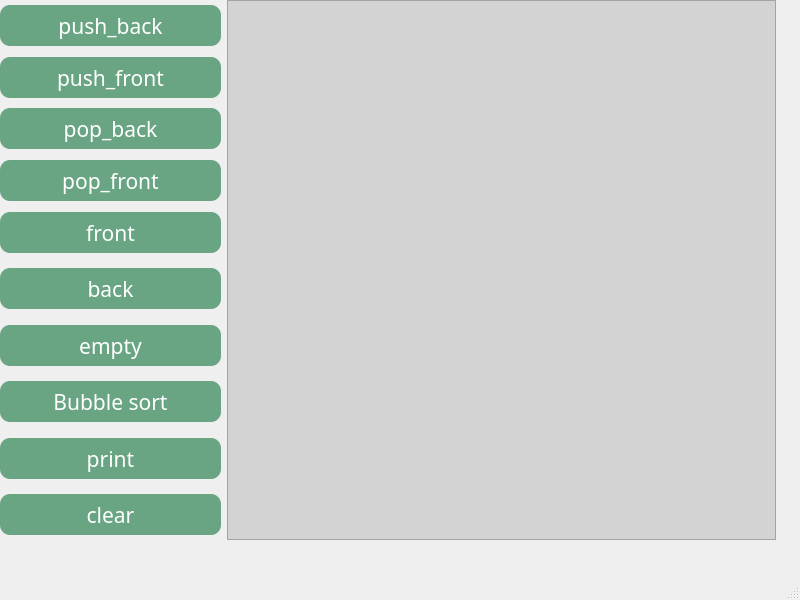
<?xml version="1.0" encoding="UTF-8"?>
<ui version="4.0">
 <class>MainWindow</class>
 <widget class="QMainWindow" name="MainWindow">
  <property name="geometry">
   <rect>
    <x>0</x>
    <y>0</y>
    <width>800</width>
    <height>600</height>
   </rect>
  </property>
  <property name="font">
   <font>
    <family>Futura</family>
   </font>
  </property>
  <property name="windowTitle">
   <string>MainWindow</string>
  </property>
  <widget class="QWidget" name="centralwidget">
   <widget class="QWidget" name="layoutWidget">
    <property name="geometry">
     <rect>
      <x>0</x>
      <y>0</y>
      <width>776</width>
      <height>540</height>
     </rect>
    </property>
    <layout class="QFormLayout" name="formLayout">
     <item row="0" column="0">
      <layout class="QVBoxLayout" name="verticalLayout">
       <item alignment="Qt::AlignHCenter|Qt::AlignVCenter">
        <widget class="QPushButton" name="On_push_back">
         <property name="minimumSize">
          <size>
           <width>221</width>
           <height>41</height>
          </size>
         </property>
         <property name="maximumSize">
          <size>
           <width>221</width>
           <height>41</height>
          </size>
         </property>
         <property name="font">
          <font>
           <family>Sans</family>
           <pointsize>16</pointsize>
           <italic>false</italic>
           <fontweight>Medium</fontweight>
          </font>
         </property>
         <property name="styleSheet">
          <string notr="true">background-color: rgb(105, 165, 131);
color: rgb(255, 255, 255);
font: 500 16pt &quot;Sans&quot;;
border-radius: 10px;
padding: 6px;</string>
         </property>
         <property name="text">
          <string>push_back</string>
         </property>
        </widget>
       </item>
       <item>
        <widget class="QPushButton" name="On_push_front">
         <property name="minimumSize">
          <size>
           <width>221</width>
           <height>41</height>
          </size>
         </property>
         <property name="maximumSize">
          <size>
           <width>221</width>
           <height>41</height>
          </size>
         </property>
         <property name="font">
          <font>
           <family>Sans</family>
           <pointsize>16</pointsize>
           <italic>false</italic>
           <fontweight>Medium</fontweight>
          </font>
         </property>
         <property name="styleSheet">
          <string notr="true">background-color: rgb(105, 165, 131);
color: rgb(255, 255, 255);
font: 500 16pt &quot;Sans&quot;;
border-radius: 10px;
padding: 6px;</string>
         </property>
         <property name="text">
          <string>push_front</string>
         </property>
        </widget>
       </item>
       <item alignment="Qt::AlignHCenter|Qt::AlignVCenter">
        <widget class="QPushButton" name="On_pop_back">
         <property name="minimumSize">
          <size>
           <width>221</width>
           <height>41</height>
          </size>
         </property>
         <property name="maximumSize">
          <size>
           <width>221</width>
           <height>41</height>
          </size>
         </property>
         <property name="font">
          <font>
           <family>Sans</family>
           <pointsize>16</pointsize>
           <italic>false</italic>
           <fontweight>Medium</fontweight>
          </font>
         </property>
         <property name="styleSheet">
          <string notr="true">background-color: rgb(105, 165, 131);
color: rgb(255, 255, 255);
font: 500 16pt &quot;Sans&quot;;
border-radius: 10px;
padding: 6px;</string>
         </property>
         <property name="text">
          <string>pop_back</string>
         </property>
        </widget>
       </item>
       <item>
        <widget class="QPushButton" name="On_pop_front">
         <property name="minimumSize">
          <size>
           <width>221</width>
           <height>41</height>
          </size>
         </property>
         <property name="maximumSize">
          <size>
           <width>221</width>
           <height>41</height>
          </size>
         </property>
         <property name="font">
          <font>
           <family>Sans</family>
           <pointsize>16</pointsize>
           <italic>false</italic>
           <fontweight>Medium</fontweight>
          </font>
         </property>
         <property name="styleSheet">
          <string notr="true">background-color: rgb(105, 165, 131);
color: rgb(255, 255, 255);
font: 500 16pt &quot;Sans&quot;;
border-radius: 10px;
padding: 6px;</string>
         </property>
         <property name="text">
          <string>pop_front</string>
         </property>
        </widget>
       </item>
       <item alignment="Qt::AlignHCenter|Qt::AlignVCenter">
        <widget class="QPushButton" name="On_front">
         <property name="minimumSize">
          <size>
           <width>221</width>
           <height>41</height>
          </size>
         </property>
         <property name="maximumSize">
          <size>
           <width>221</width>
           <height>41</height>
          </size>
         </property>
         <property name="font">
          <font>
           <family>Sans</family>
           <pointsize>16</pointsize>
           <italic>false</italic>
           <fontweight>Medium</fontweight>
          </font>
         </property>
         <property name="styleSheet">
          <string notr="true">background-color: rgb(105, 165, 131);
color: rgb(255, 255, 255);
font: 500 16pt &quot;Sans&quot;;
border-radius: 10px;
padding: 6px;</string>
         </property>
         <property name="text">
          <string>front</string>
         </property>
        </widget>
       </item>
       <item alignment="Qt::AlignHCenter|Qt::AlignVCenter">
        <widget class="QPushButton" name="On_back">
         <property name="minimumSize">
          <size>
           <width>221</width>
           <height>41</height>
          </size>
         </property>
         <property name="maximumSize">
          <size>
           <width>221</width>
           <height>41</height>
          </size>
         </property>
         <property name="font">
          <font>
           <family>Sans</family>
           <pointsize>16</pointsize>
           <italic>false</italic>
           <fontweight>Medium</fontweight>
          </font>
         </property>
         <property name="styleSheet">
          <string notr="true">background-color: rgb(105, 165, 131);
color: rgb(255, 255, 255);
font: 500 16pt &quot;Sans&quot;;
border-radius: 10px;
padding: 6px;</string>
         </property>
         <property name="text">
          <string>back</string>
         </property>
        </widget>
       </item>
       <item alignment="Qt::AlignHCenter|Qt::AlignVCenter">
        <widget class="QPushButton" name="On_Empty">
         <property name="minimumSize">
          <size>
           <width>221</width>
           <height>41</height>
          </size>
         </property>
         <property name="maximumSize">
          <size>
           <width>221</width>
           <height>41</height>
          </size>
         </property>
         <property name="font">
          <font>
           <family>Sans</family>
           <pointsize>16</pointsize>
           <italic>false</italic>
           <fontweight>Medium</fontweight>
          </font>
         </property>
         <property name="styleSheet">
          <string notr="true">background-color: rgb(105, 165, 131);
color: rgb(255, 255, 255);
font: 500 16pt &quot;Sans&quot;;
border-radius: 10px;
padding: 6px;</string>
         </property>
         <property name="text">
          <string>empty</string>
         </property>
        </widget>
       </item>
       <item alignment="Qt::AlignHCenter|Qt::AlignVCenter">
        <widget class="QPushButton" name="On_Sort">
         <property name="minimumSize">
          <size>
           <width>221</width>
           <height>41</height>
          </size>
         </property>
         <property name="maximumSize">
          <size>
           <width>221</width>
           <height>41</height>
          </size>
         </property>
         <property name="font">
          <font>
           <family>Sans</family>
           <pointsize>16</pointsize>
           <italic>false</italic>
           <fontweight>Medium</fontweight>
          </font>
         </property>
         <property name="styleSheet">
          <string notr="true">background-color: rgb(105, 165, 131);
color: rgb(255, 255, 255);
font: 500 16pt &quot;Sans&quot;;
border-radius: 10px;
padding: 6px;</string>
         </property>
         <property name="text">
          <string>Bubble sort</string>
         </property>
        </widget>
       </item>
       <item alignment="Qt::AlignHCenter|Qt::AlignVCenter">
        <widget class="QPushButton" name="On_Print">
         <property name="minimumSize">
          <size>
           <width>221</width>
           <height>41</height>
          </size>
         </property>
         <property name="maximumSize">
          <size>
           <width>221</width>
           <height>41</height>
          </size>
         </property>
         <property name="font">
          <font>
           <family>Sans</family>
           <pointsize>16</pointsize>
           <italic>false</italic>
           <fontweight>Medium</fontweight>
          </font>
         </property>
         <property name="styleSheet">
          <string notr="true">background-color: rgb(105, 165, 131);
color: rgb(255, 255, 255);
font: 500 16pt &quot;Sans&quot;;
border-radius: 10px;
padding: 6px;</string>
         </property>
         <property name="text">
          <string>print</string>
         </property>
        </widget>
       </item>
       <item alignment="Qt::AlignHCenter|Qt::AlignVCenter">
        <widget class="QPushButton" name="On_clear">
         <property name="minimumSize">
          <size>
           <width>221</width>
           <height>41</height>
          </size>
         </property>
         <property name="maximumSize">
          <size>
           <width>221</width>
           <height>41</height>
          </size>
         </property>
         <property name="font">
          <font>
           <family>Sans</family>
           <pointsize>16</pointsize>
           <italic>false</italic>
           <fontweight>Medium</fontweight>
          </font>
         </property>
         <property name="styleSheet">
          <string notr="true">background-color: rgb(105, 165, 131);
color: rgb(255, 255, 255);
font: 500 16pt &quot;Sans&quot;;
border-radius: 10px;
padding: 6px;</string>
         </property>
         <property name="text">
          <string>clear</string>
         </property>
        </widget>
       </item>
      </layout>
     </item>
     <item row="0" column="1">
      <widget class="QPlainTextEdit" name="plainTextEdit">
       <property name="minimumSize">
        <size>
         <width>543</width>
         <height>511</height>
        </size>
       </property>
       <property name="styleSheet">
        <string notr="true">background-color: rgb(211, 211, 211);
color: rgb(0, 0, 0);
font: 500 20pt &quot;Sans&quot;;</string>
       </property>
       <property name="readOnly">
        <bool>true</bool>
       </property>
      </widget>
     </item>
    </layout>
   </widget>
  </widget>
  <widget class="QMenuBar" name="menubar">
   <property name="geometry">
    <rect>
     <x>0</x>
     <y>0</y>
     <width>800</width>
     <height>37</height>
    </rect>
   </property>
  </widget>
  <widget class="QStatusBar" name="statusbar"/>
 </widget>
 <resources/>
 <connections/>
</ui>
